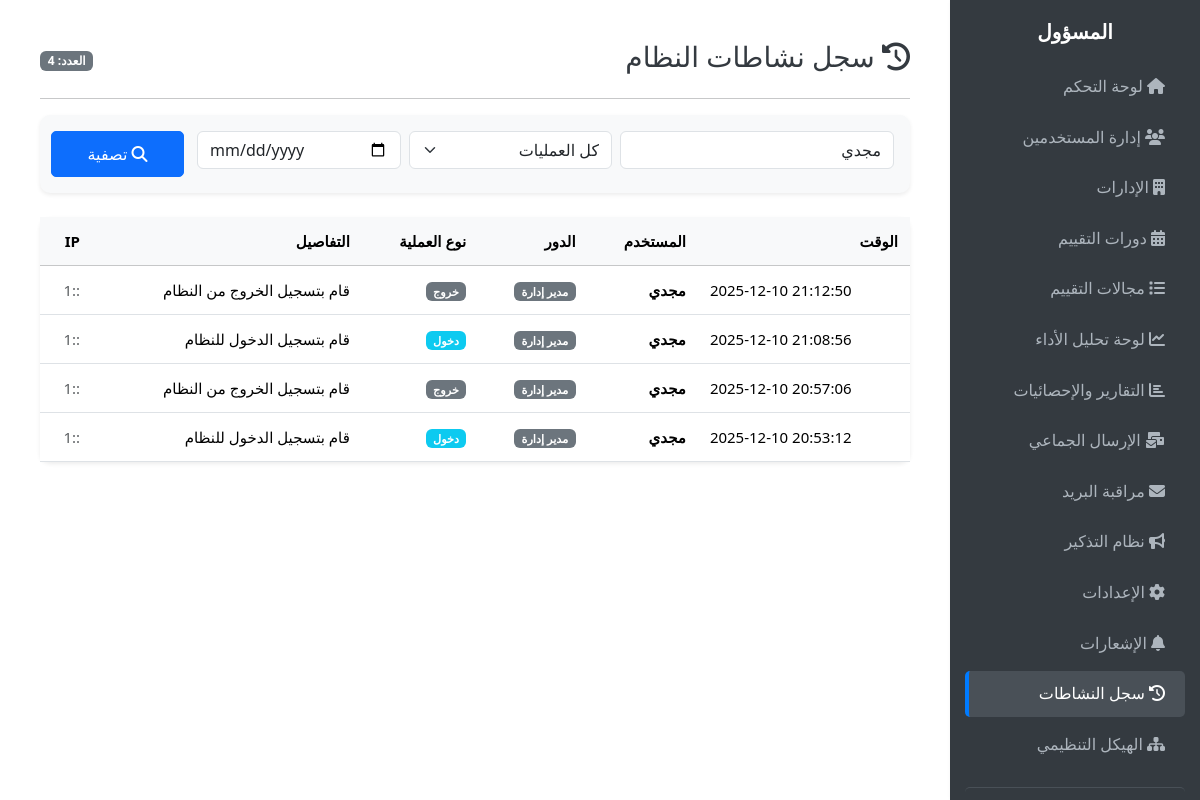
The page /public/admin/activity_logs.php?user=مجدي (signed in) on the database as committed earlier.
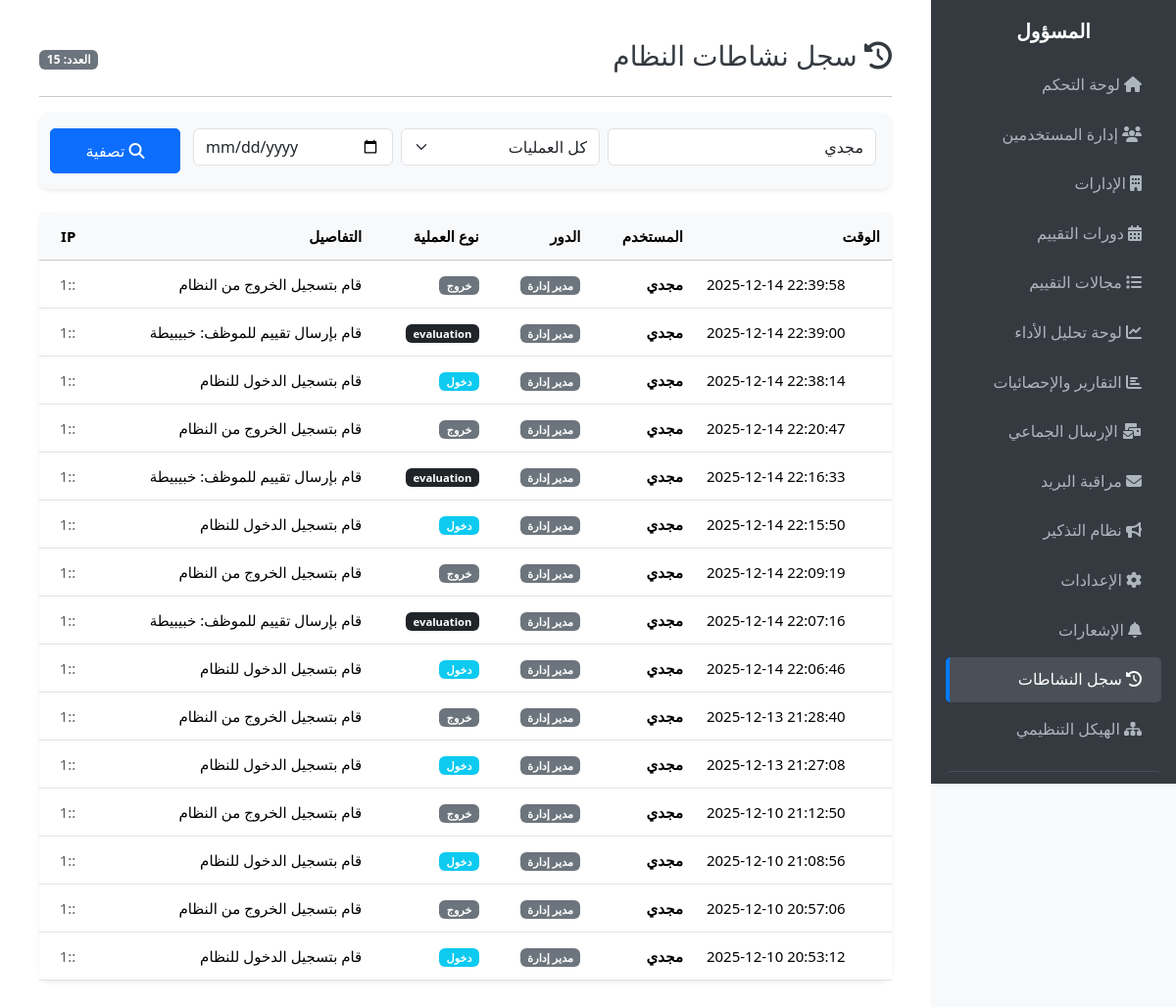
The same page on the database as committed later.
### tables this page shows
CREATE TABLE `activity_logs` (
  `id` int(11) NOT NULL,
  `user_id` int(10) UNSIGNED DEFAULT NULL COMMENT 'معرف المستخدم الذي قام بالعملية',
  `user_name` varchar(150) DEFAULT NULL COMMENT 'الاسم وقت التنفيذ (للحفظ حتى لو حذف المستخدم)',
  `role` varchar(50) DEFAULT NULL COMMENT 'دور المستخدم',
  `action` varchar(100) NOT NULL COMMENT 'نوع العملية: login, create, update, delete, logout',
  `description` text DEFAULT NULL COMMENT 'وصف تفصيلي: مثلا "قام بتعديل الموظف رقم 5"',
  `ip_address` varchar(45) DEFAULT NULL COMMENT 'عنوان IP للمستخدم',
  `created_at` timestamp NOT NULL DEFAULT current_timestamp()
);

### public/admin/activity_logs.php (the view, shortened to what this page needs)
<?php
require_once '../../app/core/db.php';
$page = isset($_GET['page']) ? (int)$_GET['page'] : 1;
$limit = 20;
$offset = ($page - 1) * $limit;
$filter_user = trim($_GET['user'] ?? '');
$filter_date = $_GET['date'] ?? '';
$where = ["1=1"];
$params = [];
if ($filter_user) {
    $where[] = "(user_name LIKE ? OR description LIKE ?)";
    $params[] = "%$filter_user%";
    $params[] = "%$filter_user%";
}
$where_sql = implode(' AND ', $where);
$count_stmt = $pdo->prepare("SELECT COUNT(*) FROM activity_logs WHERE $where_sql");
$count_stmt->execute($params);
$total_rows = $count_stmt->fetchColumn();
$sql = "SELECT * FROM activity_logs WHERE $where_sql ORDER BY created_at DESC LIMIT $limit OFFSET $offset";
$stmt = $pdo->prepare($sql);
$stmt->execute($params);
$logs = $stmt->fetchAll();
?>
<!DOCTYPE html>
<html dir="rtl" lang="ar">
<head>
    <link href="https://cdn.jsdelivr.net/npm/bootstrap@5.3.2/dist/css/bootstrap.rtl.min.css" rel="stylesheet">
    <link rel="stylesheet" href="https://cdnjs.cloudflare.com/ajax/libs/font-awesome/6.4.0/css/all.min.css">
    <link rel="stylesheet" href="../assets/css/admin-dashboard.css">
</head>
<body class="admin-dashboard">
<?php $current_page = basename(__FILE__); require_once '_sidebar_nav.php'; ?>
<main class="admin-main-content">
    <div class="d-flex justify-content-between align-items-center mb-3">
        <h3><i class="fas fa-history"></i> سجل نشاطات النظام</h3>
        <span class="badge bg-secondary">العدد: <?= $total_rows ?></span>
    </div>
    <hr>
    <div class="card mb-4 bg-light border-0 shadow-sm">
        <div class="card-body p-3">
            <form method="GET" class="row g-2">
                <div class="col-md-4">
                    <input type="text" name="user" class="form-control" placeholder="بحث باسم المستخدم أو الوصف..." value="<?= htmlspecialchars($filter_user) ?>">
                </div>
                <div class="col-md-3">
                    <select name="action" class="form-select">
                        <option value="">كل العمليات</option>
                    </select>
                </div>
                <div class="col-md-3">
                    <input type="date" name="date" class="form-control" value="<?= htmlspecialchars($filter_date) ?>">
                </div>
                <div class="col-md-2">
                    <button type="submit" class="btn btn-primary w-100"><i class="fas fa-search"></i> تصفية</button>
                </div>
            </form>
        </div>
    </div>
    <div class="card shadow-sm">
        <div class="card-body p-0">
            <div class="table-responsive">
                <table class="table table-hover mb-0 align-middle">
                    <thead class="table-light">
                        <tr>
                            <th>الوقت</th>
                            <th>المستخدم</th>
                            <th>الدور</th>
                            <th>نوع العملية</th>
                            <th>التفاصيل</th>
                            <th>IP</th>
                        </tr>
                    </thead>
                    <tbody>
                        <?php if(empty($logs)): ?>
                            <tr><td colspan="6" class="text-center py-4 text-muted">لا توجد سجلات.</td></tr>
                        <?php else: ?>
                            <?php foreach($logs as $log): ?>
                            <tr>
                                <td dir="ltr" class="text-end"><?= date('Y-m-d H:i:s', strtotime($log['created_at'])) ?></td>
                                <td class="fw-bold"><?= htmlspecialchars($log['user_name']) ?></td>
								  <?php
                                $role_map = match($log['role']) {
        'admin' => 'مسؤول',
        'manager' => 'مدير إدارة',
        'supervisor' => 'رئيس مباشر',
        'evaluator' => 'موظف تقييمات',
        'employee' => 'موظف'
                                };
                                ?>
                                <td><span class="badge bg-secondary"><?= $role_map ?></span></td>
                                <td>
                                   <?php
                                $cls = match($log['action']) {
                                    'login' => 'info',
                                    'logout' => 'secondary',
                                    'create' => 'success',
                                    'delete' => 'danger',
                                    'update' => 'warning',
                                    default => 'dark'
                                };
                                $txt = match($log['action']) {
                                    'login' => 'دخول',
                                    'logout' => 'خروج',
                                    'create' => 'إضافة',
                                    'delete' => 'حذف',
                                    'update' => 'تعديل',
                                    default => $log['action']
                                };
                                ?>
                                    <span class="badge bg-<?= $cls ?>"><?= $txt ?></span>
                                </td>
                                <td><?= htmlspecialchars($log['description']) ?></td>
                                <td class="small text-muted"><?= $log['ip_address'] ?></td>
                            </tr>
                            <?php endforeach; ?>
                        <?php endif; ?>
                    </tbody>
                </table>
            </div>
        </div>
    </div>
</main>
</body>
</html>

### public/admin/_sidebar_nav.php (shortened to what this page needs)
<?php
$nav_path = isset($nav_path) ? $nav_path : '';
?>
<nav class="admin-sidebar">
    <h5>المسؤول</h5>
    <a href="<?= $nav_path ?>dashboard.php" class="<?= $current_page === 'dashboard.php' ? 'active' : '' ?>">
        <i class="fas fa-home"></i> لوحة التحكم
    </a>
    <a href="<?= $nav_path ?>users.php" class="<?= $current_page === 'users.php' ? 'active' : '' ?>">
        <i class="fas fa-users"></i> إدارة المستخدمين
    </a>
    <a href="<?= $nav_path ?>departments.php" class="<?= $current_page === 'departments.php' ? 'active' : '' ?>">
        <i class="fas fa-building"></i> الإدارات
    </a>
    <a href="<?= $nav_path ?>cycles.php" class="<?= $current_page === 'cycles.php' ? 'active' : '' ?>">
        <i class="fas fa-calendar-alt"></i> دورات التقييم
    </a>
    <a href="<?= $nav_path ?>evaluation-fields.php" class="<?= $current_page === 'evaluation-fields.php' ? 'active' : '' ?>">
        <i class="fas fa-list"></i> مجالات التقييم
    </a>
    <a href="<?= $nav_path ?>analytics-dashboard.php" class="<?= $current_page === 'analytics-dashboard.php' ? 'active' : '' ?>">
        <i class="fas fa-chart-line"></i> لوحة تحليل الأداء
    </a>
    <a href="<?= $nav_path ?>reports.php" class="<?= $current_page === 'reports.php' ? 'active' : '' ?>">
        <i class="fas fa-chart-bar"></i> التقارير والإحصائيات
    </a>
        <a href="<?= $nav_path ?>bulk_email.php" class="<?= $current_page === 'bulk_email.php' ? 'active' : '' ?>">
            <i class="fas fa-mail-bulk"></i> الإرسال الجماعي
        </a>
        <a href="<?= $nav_path ?>email-dashboard.php" class="<?= $current_page === 'email-dashboard.php' ? 'active' : '' ?>">
            <i class="fas fa-envelope"></i> مراقبة البريد
        </a>
        <a href="<?= $nav_path ?>reminders.php" class="<?= $current_page === 'reminders.php' ? 'active' : '' ?>">
            <i class="fas fa-bullhorn"></i> نظام التذكير
        </a>
        <a href="<?= $nav_path ?>settings.php" class="<?= $current_page === 'settings.php' ? 'active' : '' ?>">
            <i class="fas fa-cog"></i> الإعدادات
        </a>
    <a href="<?= $nav_path ?>notifications.php" class="<?= $current_page === 'notifications.php' ? 'active' : '' ?>">
        <i class="fas fa-bell"></i> الإشعارات
    </a>
    <a href="<?= $nav_path ?>activity_logs.php" class="<?= $current_page === 'activity_logs.php' ? 'active' : '' ?>">
        <i class="fas fa-history"></i> سجل النشاطات
    </a>
    <a href="<?= $nav_path ?>org_chart.php" class="<?= $current_page === 'org_chart.php' ? 'active' : '' ?>">
        <i class="fas fa-sitemap"></i> الهيكل التنظيمي
    </a>
    <a href="javascript:void(0);" onclick="document.getElementById('logout-form').submit();" class="logout-link">
    </a>
</nav>

### public/assets/css/admin-dashboard.css (style rules this page uses)
body { font-family: 'Segoe UI', Tahoma, Geneva, Verdana, sans-serif; background-color: #f8f9fa; color: #212529; margin: 0; padding: 0; direction: rtl; }
.admin-dashboard { display: flex; min-height: 100vh; background-color: #f8f9fa; }
.admin-sidebar { width: 250px; background: #343a40; color: white; padding: 20px 0; box-shadow: 2px 0 5px rgba(0,0,0,0.1); position: fixed; top: 0; right: 0; height: 100vh; overflow-y: auto; z-index: 1000; }
.admin-sidebar h5 { text-align: center; margin-bottom: 20px; font-weight: bold; color: #fff; }
.admin-sidebar a { display: block; color: #adb5bd; padding: 10px 20px; text-decoration: none; border-radius: 5px; margin: 5px 15px; transition: all 0.3s ease; font-size: 16px; }
.admin-sidebar a:hover, .admin-sidebar a.active { background: #495057; color: #fff; border-left: 4px solid #007bff; }
.admin-sidebar .logout-link { color: #dc3545; margin-top: 20px; border-top: 1px solid #495057; padding-top: 10px; }
.admin-main-content { margin-right: 250px; padding: 20px; width: calc(100% - 250px); background: #fff; min-height: 100vh; overflow-x: hidden; }
h3, h4, h5 { color: #343a40; }
.card { margin-bottom: 20px; border: none; border-radius: 10px; box-shadow: 0 4px 8px rgba(0,0,0,0.1); }
.table { font-size: 14px; }
.table th, .table td { vertical-align: middle; padding: 12px; }
.btn { font-size: 14px; padding: 8px 16px; border-radius: 5px; transition: all 0.3s ease; }
@media (min-width: 992px) { .admin-main-content { padding: 30px; } }
@media (min-width: 992px) { .card { margin-bottom: 25px; } }
@media (min-width: 992px) { .table th, .table td { font-size: 15px; } }
@media (min-width: 992px) { .btn { font-size: 16px; padding: 10px 20px; } }
body { line-height: 1.6; }
[dir="rtl"] .table th, [dir="rtl"] .table td { text-align: right; }
[dir="rtl"] .btn { margin-right: 5px; }
* { box-sizing: border-box; -webkit-tap-highlight-color: transparent; }
@media screen and (min-width: 1024px) { .admin-main-content { padding: 40px; } }

Rows that differ between the two databases and show on the page:
added activity_logs: created_at "2025-12-14 22:39:58", user_name "مجدي", role "مدير إدارة", action "خروج", description "قام بتسجيل الخروج من النظام", ip_address "::1"
added activity_logs: created_at "2025-12-14 22:39:00", user_name "مجدي", role "مدير إدارة", action "evaluation", description "قام بإرسال تقييم للموظف: خبيبيطة", ip_address "::1"
added activity_logs: created_at "2025-12-14 22:38:14", user_name "مجدي", role "مدير إدارة", action "دخول", description "قام بتسجيل الدخول للنظام", ip_address "::1"
added activity_logs: created_at "2025-12-14 22:20:47", user_name "مجدي", role "مدير إدارة", action "خروج", description "قام بتسجيل الخروج من النظام", ip_address "::1"
added activity_logs: created_at "2025-12-14 22:16:33", user_name "مجدي", role "مدير إدارة", action "evaluation", description "قام بإرسال تقييم للموظف: خبيبيطة", ip_address "::1"
added activity_logs: created_at "2025-12-14 22:15:50", user_name "مجدي", role "مدير إدارة", action "دخول", description "قام بتسجيل الدخول للنظام", ip_address "::1"
added activity_logs: created_at "2025-12-14 22:09:19", user_name "مجدي", role "مدير إدارة", action "خروج", description "قام بتسجيل الخروج من النظام", ip_address "::1"
added activity_logs: created_at "2025-12-14 22:07:16", user_name "مجدي", role "مدير إدارة", action "evaluation", description "قام بإرسال تقييم للموظف: خبيبيطة", ip_address "::1"
added activity_logs: created_at "2025-12-14 22:06:46", user_name "مجدي", role "مدير إدارة", action "دخول", description "قام بتسجيل الدخول للنظام", ip_address "::1"
added activity_logs: created_at "2025-12-13 21:28:40", user_name "مجدي", role "مدير إدارة", action "خروج", description "قام بتسجيل الخروج من النظام", ip_address "::1"
added activity_logs: created_at "2025-12-13 21:27:08", user_name "مجدي", role "مدير إدارة", action "دخول", description "قام بتسجيل الدخول للنظام", ip_address "::1"
Other text that changed with them:
$total_rows: "4" → "15"
